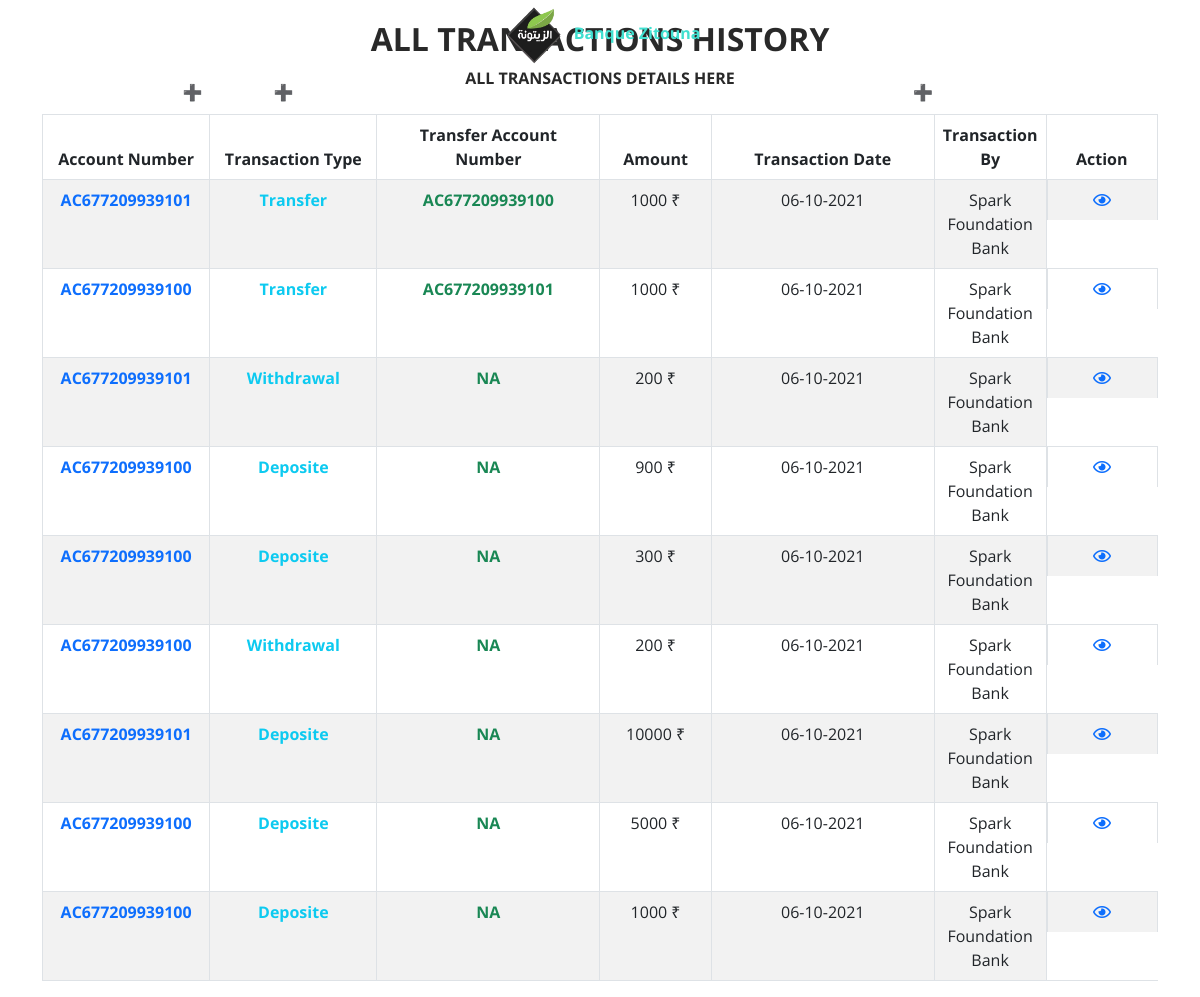
/pages/All__Transction__History.php (signed in), run on the app's committed database.
### tables this page shows
CREATE TABLE `transaction` (
  `id` int(11) NOT NULL,
  `customer_ac` varchar(50) NOT NULL,
  `transaction_type` varchar(255) NOT NULL,
  `transfer_customer_ac` varchar(50) NOT NULL,
  `amount` int(15) NOT NULL,
  `transfer_by` int(50) NOT NULL,
  `transaction_on` timestamp NOT NULL DEFAULT current_timestamp() ON UPDATE current_timestamp()
);

CREATE TABLE `users` (
  `id` int(11) NOT NULL,
  `usename` varchar(255) NOT NULL,
  `password` varchar(255) NOT NULL,
  `type` tinyint(4) NOT NULL,
  `last_login` timestamp NOT NULL DEFAULT current_timestamp() ON UPDATE current_timestamp()
);

### pages/All__Transction__History.php (the view, shortened to what this page needs)
<?php
    include '../components/Navigation__Bar.php';
    $id= '';
        if($id == ''){
            $sql_command = "SELECT * FROM transaction ORDER BY id DESC";
        }else{
            $sql_command = "SELECT * FROM transaction WHERE customer_ac = '$id' ORDER BY id DESC";
        }
        $sql = mysqli_query($con,$sql_command);
?>
        <div class="container" id="display_record">
            <div class="row text-center">
                <?php
                    if($id == ''){
                       echo "
                                <h2>All Transactions History</h2>
                                <p>All Transactions Details Here</p>
                            ";
                    }else{
                        echo "
                                <h2>All Transactions History</h2>
                                <p><span class='text-primary'> $id </span> Transactions Details Here</p>
                            ";
                    }
                ?>
            </div>
            <div class="table-responsive mt-2">
                <table class="table table-striped table-hover table-bordered text-center">
                    <thead>
                        <tr>
                            <th width="15%" scope="col">Account Number</th>
                            <th width="15%" scope="col">Transaction Type</th>
                            <th width="20%" scope="col">Transfer Account Number</th>
                            <th width="10%" scope="col">Amount</th>
                            <th width="20%" scope="col">Transaction Date</th>
                            <th width="10%" scope="col">Transaction By</th>
                            <th width="10%" scope="col">Action</th>
                        </tr>
                    </thead>
                    <tbody>
                        <?php
                            while ($row = mysqli_fetch_assoc($sql)){
                                $transacton_by = mysqli_fetch_assoc(mysqli_query($con,"SELECT * FROM users WHERE id = ".$row['transfer_by']));
                        ?>
                            <tr>
                                <th scope="row" class="text-primary"><?php echo $row['customer_ac']; ?></th>
                                <th scope="row" class="text-info"><?php echo  $row['transaction_type']; ?></th>
                                <th scope="row" class="text-success"><?php echo  $row['transfer_customer_ac']; ?></th>
                                <td><?php echo $row['amount']?> &#8377;</td>
                                <td><?php
                                        $dateStr=strtotime($row['transaction_on']);
                                        echo date('d-m-Y',$dateStr);
                                    ?>
                                </td>
                                <td><?php echo $transacton_by['usename']; ?></td>
                                <td class="d-flex justify-content-around">
                                    <a href="New__Customer.php?type=n&id=<?php echo $row['customer_ac']?>&option=view"><i class="far fa-eye text-primary"></i></a>
                                </td>
                            </tr>
                        <?php } ?>
                    </tbody>
                </table>
            </div>
        </div>
<?php
    include '../components/Footer.php';
?>

### style/style.css (style rules this page uses)
* { padding: 0; margin: 0; box-sizing: border-box; }
body { font-family: 'Open Sans', sans-serif; background-color: #FFFFFF; }
:root { --heading__color:#292929; --subheading__color:#007bff; --tab__bg:#377dff; --log__color:#40E0D0; --tab_nav_color:#fff; --box__shadow: 0 4px 16px rgb(0 0 0 / 10%); }
a { text-decoration: none; color: inherit; }
#display_record h2, #display_record p { color:var(--heading__color); font-weight:bold; text-transform:uppercase; }
#display_record { margin-top:20px; }

### data on the page
transaction: customer_ac "AC677209939101", transaction_type "Transfer", transfer_customer_ac "AC677209939100", amount "1000", transaction_on "06-10-2021", users.usename "Spark Foundation Bank"
transaction: customer_ac "AC677209939100", transaction_type "Transfer", transfer_customer_ac "AC677209939101", amount "1000", transaction_on "06-10-2021", users.usename "Spark Foundation Bank"
transaction: customer_ac "AC677209939101", transaction_type "Withdrawal", transfer_customer_ac "NA", amount "200", transaction_on "06-10-2021", users.usename "Spark Foundation Bank"
transaction: customer_ac "AC677209939100", transaction_type "Deposite", transfer_customer_ac "NA", amount "900", transaction_on "06-10-2021", users.usename "Spark Foundation Bank"
transaction: customer_ac "AC677209939100", transaction_type "Deposite", transfer_customer_ac "NA", amount "300", transaction_on "06-10-2021", users.usename "Spark Foundation Bank"
transaction: customer_ac "AC677209939100", transaction_type "Withdrawal", transfer_customer_ac "NA", amount "200", transaction_on "06-10-2021", users.usename "Spark Foundation Bank"
transaction: customer_ac "AC677209939101", transaction_type "Deposite", transfer_customer_ac "NA", amount "10000", transaction_on "06-10-2021", users.usename "Spark Foundation Bank"
transaction: customer_ac "AC677209939100", transaction_type "Deposite", transfer_customer_ac "NA", amount "5000", transaction_on "06-10-2021", users.usename "Spark Foundation Bank"
transaction: customer_ac "AC677209939100", transaction_type "Deposite", transfer_customer_ac "NA", amount "1000", transaction_on "06-10-2021", users.usename "Spark Foundation Bank"
